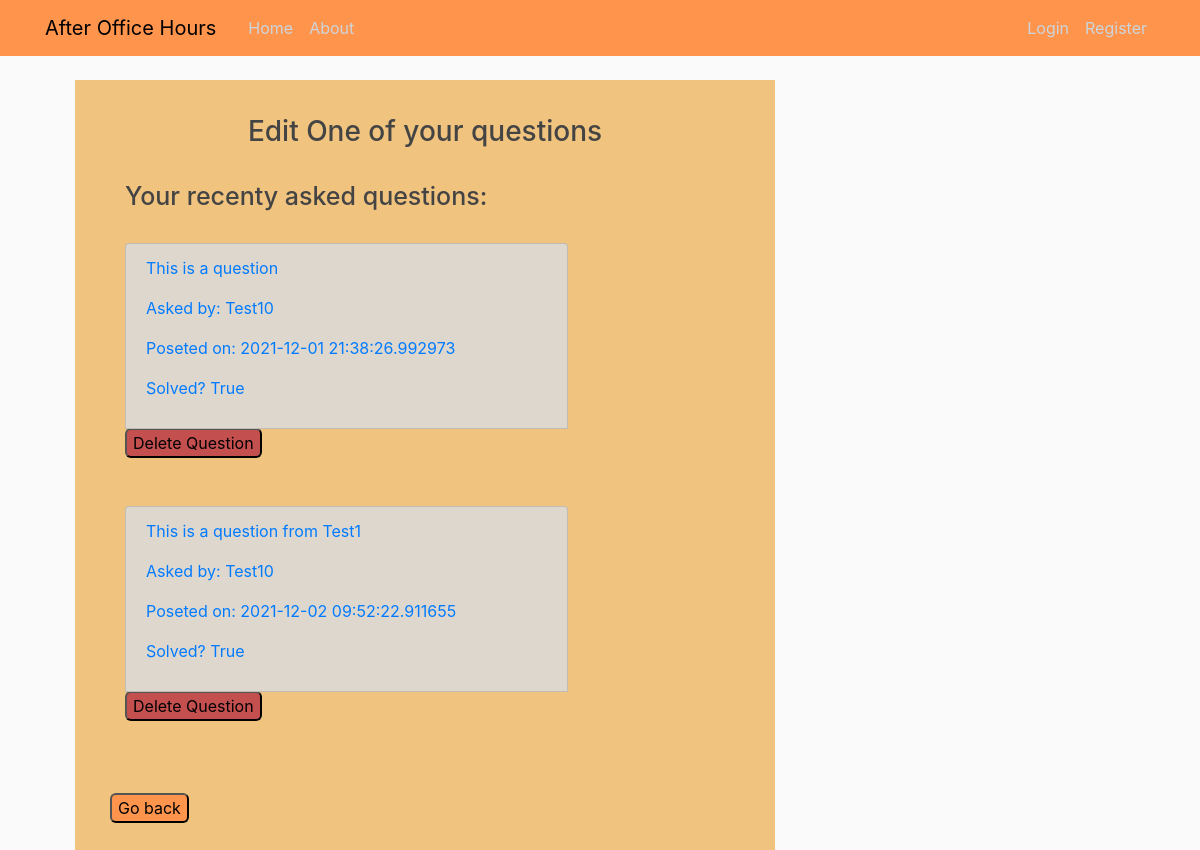
Page /go_to_edit_questions/ (signed in) on the earlier database version.
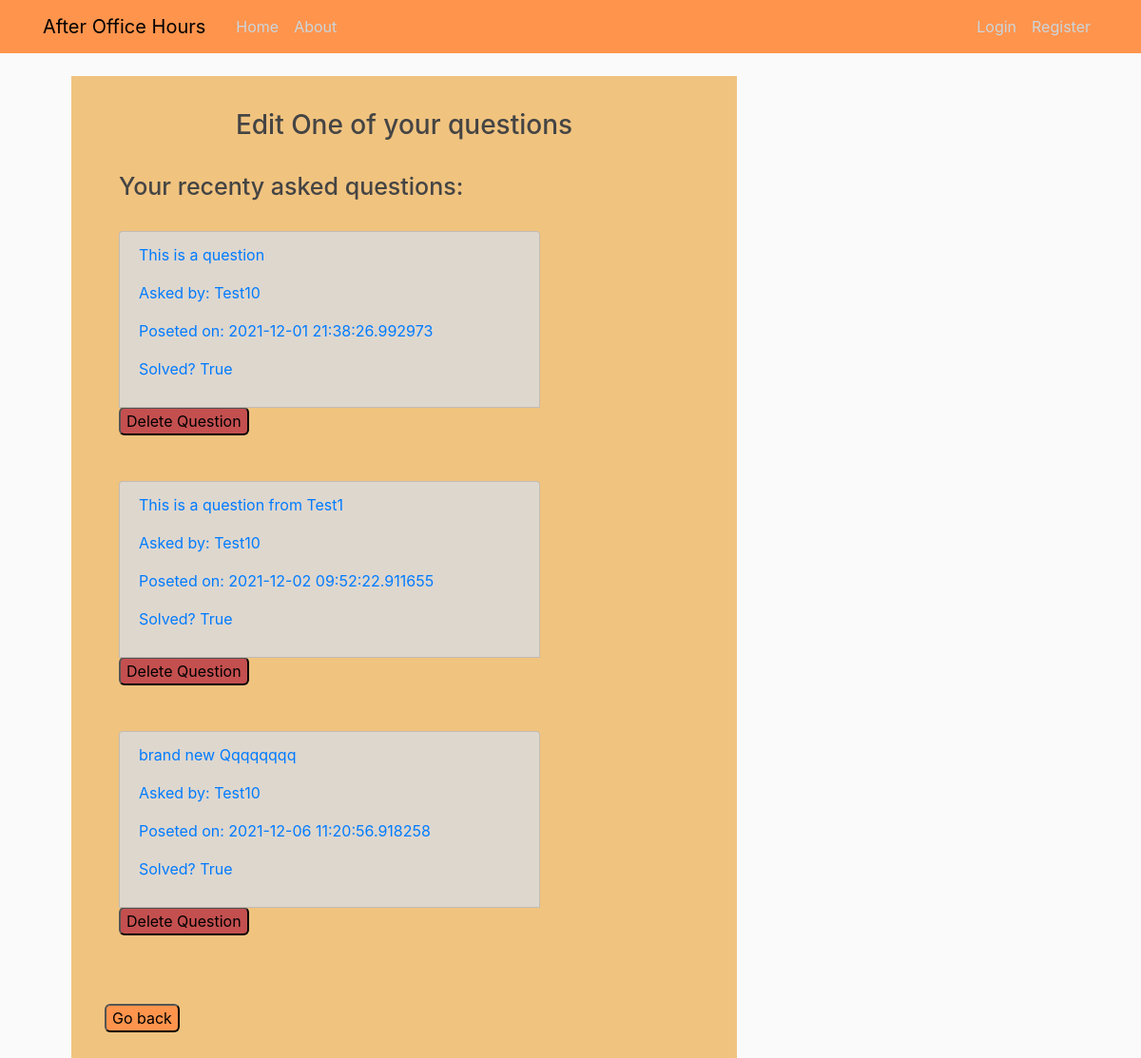
Same page on the later database version.
### Question.py (models this page shows)
class Question(db.Model):
    id = db.Column(db.Integer, primary_key=True)
    q_text = db.Column(db.Text)
    asked_by_id = db.Column(db.Integer, db.ForeignKey('user.id'))
    post_time = db.Column(db.DateTime)
    solved = db.Column(db.Boolean)
    answers = db.relationship('Answer', backref='question', lazy = True)

class User(UserMixin, db.Model):
    id = db.Column(db.Integer, primary_key=True)
    username = db.Column(db.String(20), unique=True, nullable=False)
    email = db.Column(db.String(120), unique=True, nullable=False)
    password = db.Column(db.String(60), nullable=False)
    questions = db.relationship('Question', backref='author', lazy=True)

### Question.py (the view)
@app.route("/go_to_edit_questions/")
def go_to_edit_questions():
    user = current_user
    questions = Question.query.filter_by(asked_by_id = user.id)
    context = {
        'questions' : questions
        }
    return render_template("edit_questions.html", **context)

### Question.py (called while the page is built)
@login_manager.user_loader
def load_user(user_id):
    print(user_id)
    return User.query.get(int(user_id))

### Templates/edit_questions.html (shortened to what this page needs)
{% extends "layout.html" %}
{% block content %}
    <div class="edit_form">
        <h3 id="edit_title">Edit One of your questions</h3>
        <br>
        <div class="col-9" id="user_questions">
            <div id="user_asked_questions">
                {% if questions != None %}
                <h2 id="recently_asked">Your recenty asked questions:</h2>
                <br>
                    {% for question in questions %}
                    <form action="{{ url_for('edit_questions') }}" method="post">
                        <a href="{{url_for('question', question_id = question.id)}}" class="list-group-item" id="questions_asked">
                            <p class="list-group-item-heading">{{ question.q_text }}</p>
                            <p class="list-group-item-text">Asked by: {{ current_user.username }}</p>
                            <p class="list-group-item-text">Poseted on: {{ question.post_time }}</p>
                            <p class="list-group-item-text">Solved? {{ question.solved }}</p>
                        </a>
                        <input type="submit" value="Delete Question" id="delete_button">
                        <br>
                        <br>
                    </form>
                    <br>
                    {% endfor %}
                {% else %}
                    <h2>It looks like you haven't asked any questions yet!</h2>
                {% endif %}
            </div>
        </div>
        <br>
        <button id="return_button" onclick="window.location.href='{{ url_for( 'profile') }}';">Go back</button>
    </div>
{% endblock content %}

Differences in the rows shown:
added Question: q_text "brand new Qqqqqqqq", {{ current_user.username }} "Test10", post_time "2021-12-06 11:20:56.918258", solved "True"
